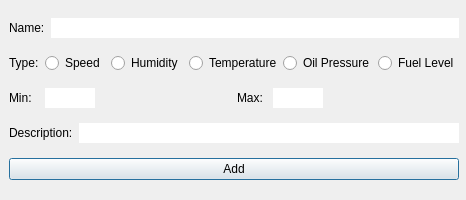
<?xml version="1.0" encoding="UTF-8"?>
<ui version="4.0">
 <class>AddItem</class>
 <widget class="QDialog" name="AddItem">
  <property name="geometry">
   <rect>
    <x>0</x>
    <y>0</y>
    <width>466</width>
    <height>200</height>
   </rect>
  </property>
  <property name="sizePolicy">
   <sizepolicy hsizetype="Fixed" vsizetype="Fixed">
    <horstretch>0</horstretch>
    <verstretch>0</verstretch>
   </sizepolicy>
  </property>
  <property name="maximumSize">
   <size>
    <width>466</width>
    <height>200</height>
   </size>
  </property>
  <property name="windowTitle">
   <string>Dialog</string>
  </property>
  <widget class="QWidget" name="horizontalLayoutWidget">
   <property name="geometry">
    <rect>
     <x>9</x>
     <y>9</y>
     <width>450</width>
     <height>182</height>
    </rect>
   </property>
   <layout class="QHBoxLayout" name="horizontalLayout_6">
    <item>
     <layout class="QVBoxLayout" name="verticalLayout">
      <item>
       <layout class="QHBoxLayout" name="horizontalLayout_2">
        <property name="sizeConstraint">
         <enum>QLayout::SetDefaultConstraint</enum>
        </property>
        <item>
         <widget class="QLabel" name="NameLabel">
          <property name="sizePolicy">
           <sizepolicy hsizetype="Preferred" vsizetype="Preferred">
            <horstretch>0</horstretch>
            <verstretch>0</verstretch>
           </sizepolicy>
          </property>
          <property name="text">
           <string>Name:</string>
          </property>
         </widget>
        </item>
        <item>
         <widget class="QLineEdit" name="NameLine">
          <property name="minimumSize">
           <size>
            <width>0</width>
            <height>0</height>
           </size>
          </property>
          <property name="frame">
           <bool>false</bool>
          </property>
         </widget>
        </item>
       </layout>
      </item>
      <item>
       <layout class="QHBoxLayout" name="horizontalLayout">
        <item>
         <widget class="QLabel" name="TypeLabel">
          <property name="sizePolicy">
           <sizepolicy hsizetype="Fixed" vsizetype="Preferred">
            <horstretch>0</horstretch>
            <verstretch>0</verstretch>
           </sizepolicy>
          </property>
          <property name="maximumSize">
           <size>
            <width>100</width>
            <height>16777215</height>
           </size>
          </property>
          <property name="text">
           <string>Type:</string>
          </property>
         </widget>
        </item>
        <item>
         <widget class="QRadioButton" name="SpeedRadio">
          <property name="text">
           <string>Speed</string>
          </property>
         </widget>
        </item>
        <item>
         <widget class="QRadioButton" name="HumRadio">
          <property name="text">
           <string>Humidity</string>
          </property>
         </widget>
        </item>
        <item>
         <widget class="QRadioButton" name="TempRadio">
          <property name="text">
           <string>Temperature</string>
          </property>
         </widget>
        </item>
        <item>
         <widget class="QRadioButton" name="PressRadio">
          <property name="text">
           <string>Oil Pressure</string>
          </property>
         </widget>
        </item>
        <item>
         <widget class="QRadioButton" name="FuelRadio">
          <property name="text">
           <string>Fuel Level</string>
          </property>
         </widget>
        </item>
       </layout>
      </item>
      <item>
       <layout class="QHBoxLayout" name="horizontalLayout_5">
        <property name="sizeConstraint">
         <enum>QLayout::SetDefaultConstraint</enum>
        </property>
        <item>
         <layout class="QHBoxLayout" name="horizontalLayout_4">
          <property name="sizeConstraint">
           <enum>QLayout::SetDefaultConstraint</enum>
          </property>
          <item>
           <widget class="QLabel" name="MinLabel">
            <property name="sizePolicy">
             <sizepolicy hsizetype="Fixed" vsizetype="Preferred">
              <horstretch>0</horstretch>
              <verstretch>0</verstretch>
             </sizepolicy>
            </property>
            <property name="minimumSize">
             <size>
              <width>30</width>
              <height>0</height>
             </size>
            </property>
            <property name="text">
             <string>Min:</string>
            </property>
           </widget>
          </item>
          <item alignment="Qt::AlignLeft">
           <widget class="QLineEdit" name="MinLine">
            <property name="sizePolicy">
             <sizepolicy hsizetype="Expanding" vsizetype="Fixed">
              <horstretch>0</horstretch>
              <verstretch>0</verstretch>
             </sizepolicy>
            </property>
            <property name="minimumSize">
             <size>
              <width>0</width>
              <height>0</height>
             </size>
            </property>
            <property name="maximumSize">
             <size>
              <width>50</width>
              <height>16777215</height>
             </size>
            </property>
            <property name="frame">
             <bool>false</bool>
            </property>
           </widget>
          </item>
         </layout>
        </item>
        <item>
         <layout class="QHBoxLayout" name="horizontalLayout_7">
          <property name="sizeConstraint">
           <enum>QLayout::SetDefaultConstraint</enum>
          </property>
          <item>
           <widget class="QLabel" name="MaxLabel">
            <property name="sizePolicy">
             <sizepolicy hsizetype="Fixed" vsizetype="Preferred">
              <horstretch>0</horstretch>
              <verstretch>0</verstretch>
             </sizepolicy>
            </property>
            <property name="minimumSize">
             <size>
              <width>30</width>
              <height>0</height>
             </size>
            </property>
            <property name="text">
             <string>Max:</string>
            </property>
           </widget>
          </item>
          <item alignment="Qt::AlignLeft">
           <widget class="QLineEdit" name="MaxLine">
            <property name="sizePolicy">
             <sizepolicy hsizetype="Expanding" vsizetype="Fixed">
              <horstretch>0</horstretch>
              <verstretch>0</verstretch>
             </sizepolicy>
            </property>
            <property name="minimumSize">
             <size>
              <width>0</width>
              <height>0</height>
             </size>
            </property>
            <property name="maximumSize">
             <size>
              <width>50</width>
              <height>16777215</height>
             </size>
            </property>
            <property name="frame">
             <bool>false</bool>
            </property>
           </widget>
          </item>
         </layout>
        </item>
       </layout>
      </item>
      <item>
       <layout class="QHBoxLayout" name="horizontalLayout_3">
        <item>
         <widget class="QLabel" name="DescLabel">
          <property name="text">
           <string>Description:</string>
          </property>
         </widget>
        </item>
        <item>
         <widget class="QLineEdit" name="DescLine">
          <property name="autoFillBackground">
           <bool>true</bool>
          </property>
          <property name="frame">
           <bool>false</bool>
          </property>
         </widget>
        </item>
       </layout>
      </item>
      <item>
       <widget class="QPushButton" name="AddButtonDiag">
        <property name="text">
         <string>Add</string>
        </property>
       </widget>
      </item>
     </layout>
    </item>
   </layout>
  </widget>
 </widget>
 <resources/>
 <connections/>
</ui>
